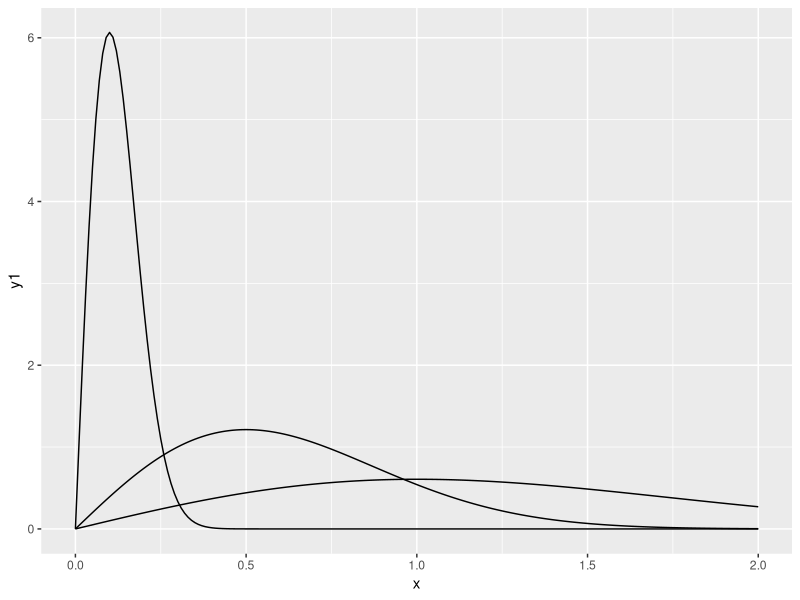

Recreate this plot in R.
## ---- chunk 1
library(tidyverse)
library(VGAM)
## ---- chunk 2
x<-seq(0,2,.01)
y1<-drayleigh(x,scale=.1)
y2<-drayleigh(x,scale=.5)
y3<-drayleigh(x,scale=1)
data<-data.frame(x=rep(x,3),
  alpha=rep(c(1,2,3),3,each=length(x)),
  y1=y1,y2=y2,y3=y3)
ggplot(data) + 
  geom_line(mapping=aes(x=x,y=y1))+
  geom_line(mapping=aes(x=x,y=y2))+
  geom_line(mapping=aes(x=x,y=y3))
## ---- chunk 3
a<-1
rayleighExpect <- function(x)
{return(x*drayleigh(x,scale=a))}
integrate(rayleighExpect,lower=0,upper=Inf)$value
## ---- chunk 4
a*sqrt(pi/2)
## ---- chunk 5
diceProb <- data.frame(value=1:6,prob=rep(1/6,6))
## ---- chunk 6
diceExpected <- sum(diceProb$value*diceProb$prob)
diceExpected
## ---- chunk 7
diceVariance<-sum(diceProb$prob*(diceProb$value-diceExpected)^2)
diceVariance
